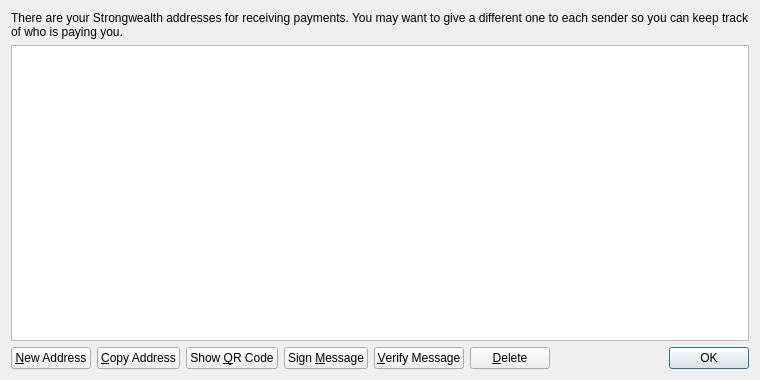
<?xml version="1.0" encoding="UTF-8"?>
<ui version="4.0">
 <class>AddressBookPage</class>
 <widget class="QWidget" name="AddressBookPage">
  <property name="geometry">
   <rect>
    <x>0</x>
    <y>0</y>
    <width>760</width>
    <height>380</height>
   </rect>
  </property>
  <property name="windowTitle">
   <string>Address Book</string>
  </property>
  <layout class="QVBoxLayout" name="verticalLayout">
   <item>
    <widget class="QLabel" name="labelExplanation">
     <property name="text">
      <string>There are your Strongwealth addresses for receiving payments. You may want to give a different one to each sender so you can keep track of who is paying you.</string>
     </property>
     <property name="textFormat">
      <enum>Qt::PlainText</enum>
     </property>
     <property name="wordWrap">
      <bool>true</bool>
     </property>
    </widget>
   </item>
   <item>
    <widget class="QTableView" name="tableView">
     <property name="contextMenuPolicy">
      <enum>Qt::CustomContextMenu</enum>
     </property>
     <property name="toolTip">
      <string>Double-click to edit address or label</string>
     </property>
     <property name="tabKeyNavigation">
      <bool>false</bool>
     </property>
     <property name="alternatingRowColors">
      <bool>true</bool>
     </property>
     <property name="selectionMode">
      <enum>QAbstractItemView::SingleSelection</enum>
     </property>
     <property name="selectionBehavior">
      <enum>QAbstractItemView::SelectRows</enum>
     </property>
     <property name="sortingEnabled">
      <bool>true</bool>
     </property>
     <attribute name="verticalHeaderVisible">
      <bool>false</bool>
     </attribute>
    </widget>
   </item>
   <item>
    <layout class="QHBoxLayout" name="horizontalLayout">
     <item>
      <widget class="QPushButton" name="newAddressButton">
       <property name="toolTip">
        <string>Create a new address</string>
       </property>
       <property name="text">
        <string>&amp;New Address</string>
       </property>
       <property name="icon">
        <iconset resource="../bitcoin.qrc">
         <normaloff>:/icons/add</normaloff>:/icons/add</iconset>
       </property>
      </widget>
     </item>
     <item>
      <widget class="QPushButton" name="copyToClipboard">
       <property name="toolTip">
        <string>Copy the currently selected address to the system clipboard</string>
       </property>
       <property name="text">
        <string>&amp;Copy Address</string>
       </property>
       <property name="icon">
        <iconset resource="../bitcoin.qrc">
         <normaloff>:/icons/editcopy</normaloff>:/icons/editcopy</iconset>
       </property>
      </widget>
     </item>
     <item>
      <widget class="QPushButton" name="showQRCode">
       <property name="text">
        <string>Show &amp;QR Code</string>
       </property>
       <property name="icon">
        <iconset resource="../bitcoin.qrc">
         <normaloff>:/icons/qrcode</normaloff>:/icons/qrcode</iconset>
       </property>
      </widget>
     </item>
     <item>
      <widget class="QPushButton" name="signMessage">
       <property name="toolTip">
        <string>Sign a message to prove you own a Strongwealth address</string>
       </property>
       <property name="text">
        <string>Sign &amp;Message</string>
       </property>
       <property name="icon">
        <iconset resource="../bitcoin.qrc">
         <normaloff>:/icons/edit</normaloff>:/icons/edit</iconset>
       </property>
      </widget>
     </item>
     <item>
      <widget class="QPushButton" name="verifyMessage">
       <property name="toolTip">
        <string>Verify a message to ensure it was signed with a specified Strongwealth address</string>
       </property>
       <property name="text">
        <string>&amp;Verify Message</string>
       </property>
       <property name="icon">
        <iconset resource="../bitcoin.qrc">
         <normaloff>:/icons/transaction_0</normaloff>:/icons/transaction_0</iconset>
       </property>
      </widget>
     </item>
     <item>
      <widget class="QPushButton" name="deleteButton">
       <property name="toolTip">
        <string>Delete the currently selected address from the list</string>
       </property>
       <property name="text">
        <string>&amp;Delete</string>
       </property>
       <property name="icon">
        <iconset resource="../bitcoin.qrc">
         <normaloff>:/icons/remove</normaloff>:/icons/remove</iconset>
       </property>
      </widget>
     </item>
     <item>
      <spacer name="horizontalSpacer">
       <property name="orientation">
        <enum>Qt::Horizontal</enum>
       </property>
       <property name="sizeHint" stdset="0">
        <size>
         <width>40</width>
         <height>20</height>
        </size>
       </property>
      </spacer>
     </item>
     <item>
      <widget class="QDialogButtonBox" name="buttonBox">
       <property name="sizePolicy">
        <sizepolicy hsizetype="Maximum" vsizetype="Fixed">
         <horstretch>0</horstretch>
         <verstretch>0</verstretch>
        </sizepolicy>
       </property>
       <property name="standardButtons">
        <set>QDialogButtonBox::Ok</set>
       </property>
      </widget>
     </item>
    </layout>
   </item>
  </layout>
 </widget>
 <resources>
  <include location="../bitcoin.qrc"/>
 </resources>
 <connections/>
</ui>
